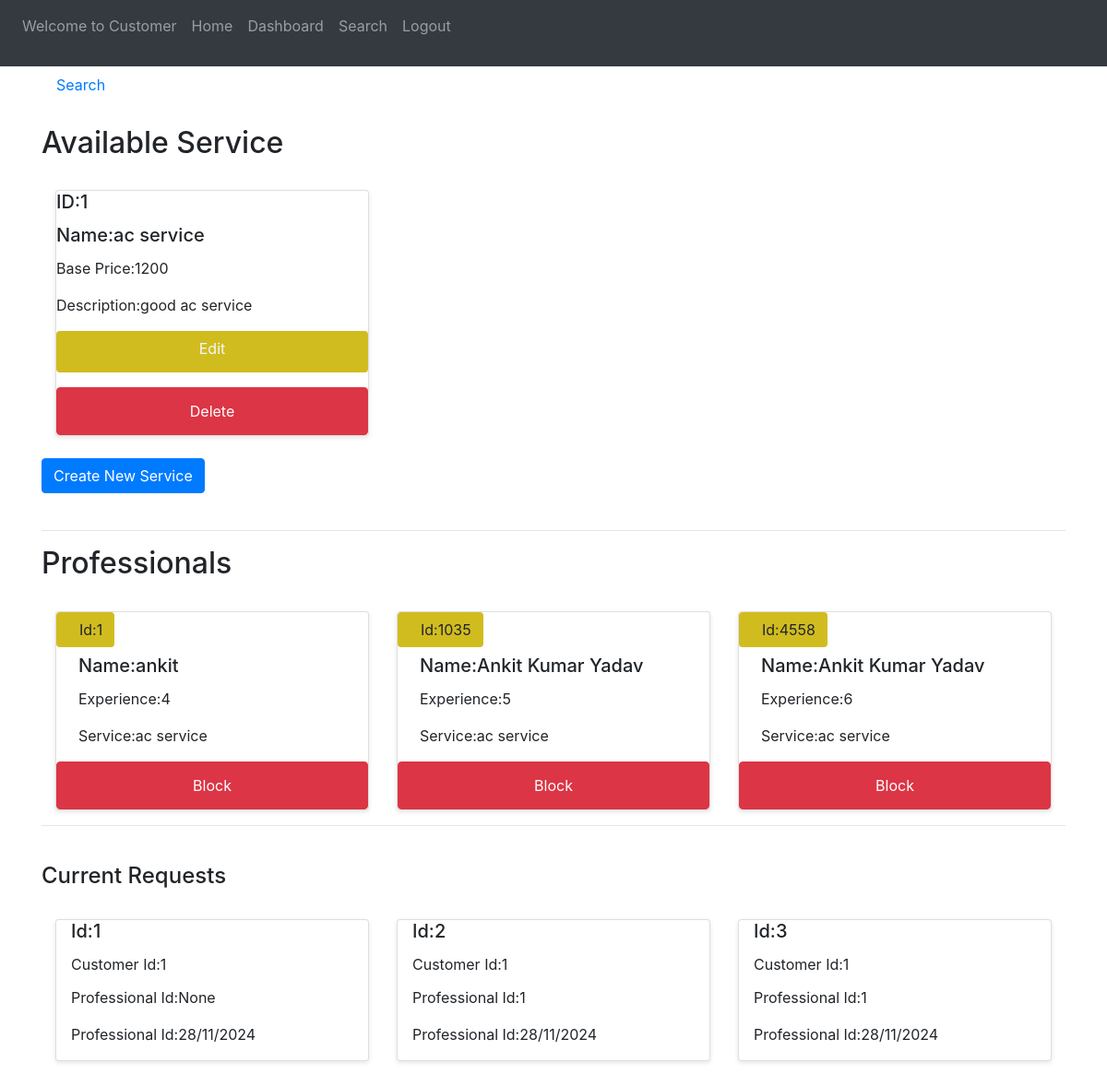
Page /admin (signed in) on the committed database.
### website/models.py (models this page shows)
class Service(db.Model):
    __tablename__ = "service"
    id = db.Column(db.Integer, primary_key=True)
    name = db.Column(db.String(80), nullable=False)
    description = db.Column(db.String, nullable=False)
    base_price=db.Column(db.Integer,nullable=False)
    service_professionals = db.relationship('Service_professional', back_populates='service')  # Professionals offering this service
    service_requests = db.relationship('Service_request', back_populates='service')  # Requests for this service
    service_professionals = db.relationship('Service_professional', back_populates='service')  # Professionals offering this service
    service_requests = db.relationship('Service_request', back_populates='service')  # Requests for this service

class Service_professional(db.Model,UserMixin):
    __tablename__ = "service_professional"
    id = db.Column(db.Integer, primary_key=True)
    service_id=db.Column(db.Integer,db.ForeignKey('service.id'))
    email = db.Column(db.String(80), unique=True, nullable=False)
    name = db.Column(db.String(80), nullable=False)
    experience=db.Column(db.Integer)
    data = db.Column(db.LargeBinary)
    password = db.Column(db.String, nullable=False)
    date_created=db.Column(db.DateTime(),default=datetime.now())
    description = db.Column(db.String, nullable=False)
    address=db.Column(db.String(80),nullable=False)
    pincode=db.Column(db.Integer,nullable=False)
    verification_status=db.Column(db.String,default="pending")
    service_requests = db.relationship('Service_request')
    service = db.relationship('Service', back_populates='service_professionals')  # Link to Service
    service_requests = db.relationship('Service_request', back_populates='professional')  # Link to Service Requests

class Service_request(db.Model):
    __tablename__ = "service_request"
    id = db.Column(db.Integer, primary_key=True)
    service_id = db.Column(db.Integer,db.ForeignKey("service.id"))
    customer_id = db.Column(db.Integer,db.ForeignKey("customer.id"))
    date_requested=db.Column(db.DateTime(timezone=True),default=datetime.now())
    date_completed=db.Column(db.DateTime(timezone=True))
    service_status=db.Column(db.String,default="pending")
    professional_id=db.Column(db.Integer,db.ForeignKey("service_professional.id"))
    service = db.relationship('Service', back_populates='service_requests')  # Link to Service
    professional = db.relationship('Service_professional', back_populates='service_requests')  # Link to Service Professional

### website/views.py (the view)
@views.route("/admin")
@role_required("admin")
def admin():
    services=Service.query.all()
    profs=db.session.query(
        Service.name.label("service_name"),
        Service_professional.id.label("id"),
        Service_professional.name.label("name"),
        Service_professional.experience.label("experience"),
        Service_professional.verification_status.label("status")
    ).join(Service,Service_professional.service_id==Service.id)\
    .filter(Service.id==Service_professional.service_id).all()
    reqs=Service_request.query.all()
    return render_template("home.html",services=services,profs=profs,reqs=reqs)

### website/views.py (called while the page is built)
def role_required(required_role):
    def decorator(func):
        @functools.wraps(func)
        @login_required
        def wrapper(*args, **kwargs):
            if session.get('user_type') != required_role:
                abort(403)
            return func(*args, **kwargs)
        return wrapper
    return decorator

### website/templates/home.html
{% extends "base.html" %}{% block css%}
<link rel="stylesheet" href="{{ url_for('static', filename='home.css') }}">
{%endblock%} {% block title %}Home{% endblock %} {% block content
%} {%block search%}<a class="nav-item nav-link"  href="/admin/search">Search</a>{%endblock%}
<br>
        <h2 class="section-title">Available Service</h2>
        <br>
        <div class="container">
        <div class="row">
        {%for service in services%}
        <div class="col-4">
        <div class="card">
            <h5 class="card-title"> ID:{{service.id}}</h5>
            <h5 class="card-title">Name:{{service.name}} </h5>
            <p class="card-sescription">Base Price:{{service.base_price}}</p>
            <p class="card-description">Description:{{service.description}}</p>
            <a class="btn" href="/edit/{{service.id}}" style="background-color: #d1bc1f; color: aliceblue; height: 45px;">Edit</a>
            <form class="btn btn-danger mt-3" method="POST" action="/delete/{{service.id}}">
                    <button class="btn btn-danger" type="submit">Delete</button>
            </form>
        </div>
    </div>
        {%endfor%}
    </div>
</div>
<br>
        <span><a class="btn btn-primary" href="/newService">Create New Service</a></span>
<br>
<br>
    <hr>
        <h2 class="section-title">Professionals</h2>
        <br>
        <div class="container">
            <div class="row">
        {%for prof in profs%}
        <div class="col-4">
            <div class="card">
            <h4><a href="/admin/viewprof/{{prof.id}}" class="btn  pl-4" style="background-color: #d1bc1f;"> Id:{{prof.id}}</a></h4>
            <h5 class="card-title pl-4">Name:{{prof.name}}</h5>
            <p class="card-description pl-4">Experience:{{prof.experience}}</p>
            <p class="card-description pl-4">Service:{{prof.service_name}}</p>
            {% if prof.status=="pending"%}
            <form action="/admin/{{prof.id}}" method="POST" class="btn btn-success">
                <input type="hidden" name="action" value="accept">
                <button  type="submit" class="btn btn-success">Accept</button>
            </form>
            <form action="/admin/{{prof.id}}" method="POST" class="btn btn-danger mt-3" > <input type="hidden" name="action" value="reject"><button type="submit" class="btn btn-danger">Reject</button></form>
            {%else%}
            <form  action="admin/{{prof.id}}" method="POST" class="btn btn-danger"><input type="hidden" name="action" value="block"><button type="submit" class="btn btn-danger">Block</button></form>
            {%endif%}
        </div>
    </div>
        {%endfor%}
    </div>
</div>
<hr>
<br>
<h4 class="center">Current Requests</h4>
<br>
    <div class="container">
        <div class="row">
        {%for req in reqs %}
        <div class="col-4">
            <div class="card">
        <h5 class="card-title pl-3">Id:{{req.id}}</h5>
        <p class="card-title pl-3">Customer Id:{{req.customer_id}}</p>
        <p class="card-description pl-3">Professional Id:{{req.professional_id}}</p>
        <p class="card-description pl-3">Professional Id:{{req.date_requested.strftime("%d/%m/%Y")}}</p>
    </div>
</div>
        {%endfor%}
    </div>
    </div>
<br>
<br>
{%endblock%}

### website/templates/base.html (shortened to what this page needs)
<!DOCTYPE html>
<html lang="en">
<link rel="stylesheet" href="https://stackpath.bootstrapcdn.com/bootstrap/4.4.1/css/bootstrap.min.css"
 />
<link rel="stylesheet" href="https://stackpath.bootstrapcdn.com/font-awesome/4.7.0/css/font-awesome.min.css"
 />
{% block css%}
{%endblock%}
</head>
<body>
  <nav class="navbar navbar-expand-lg navbar-dark bg-dark">
    <div class="collapse navbar-collapse" id="navbar">
      <div class="navbar-nav">
        {% block welcome%}<p class="nav-item nav-link">Welcome to Customer</p>{%endblock%}
        <a class="nav-item nav-link" id="home" href="/">Home</a>
        {%if current_user.is_authenticated%}
        <a class="nav-item nav-link" id="signUp" href="/dashboard">Dashboard</a>
        {%block search%}{%endblock%}
        <a class="nav-item nav-link" id="logout" href="/logout">Logout</a>
        {%else%}
        <a class="nav-item nav-link" id="login" href="/login">Login</a>
        <a class="nav-item nav-link" id="signUp" href="/signup">Sign Up</a>
        {%endif%}
      </div>
    </div>
  </nav>
  <div class="container">{% block content %} {% endblock %}</div>
</body>
</html>

### website/static/home.css (style rules this page uses)
.card { overflow: hidden; box-shadow: 0 2px 5px rgba(0, 0, 0, 0.1); transition: transform 0.3s ease, box-shadow 0.3s ease; }

### rows in the picture
Service: id "1", name "ac service", base_price "1200", description "good ac service"
Service_professional: id "1", name "ankit", experience "4", service_name "ac service"
Service_professional: id "1035", name "Ankit Kumar Yadav", experience "5", service_name "ac service"
Service_professional: id "4558", name "Ankit Kumar Yadav", experience "6", service_name "ac service"
Service_request: id "1", customer_id "1", professional_id "None", date_requested "28/11/2024"
Service_request: id "2", customer_id "1", professional_id "1", date_requested "28/11/2024"
Service_request: id "3", customer_id "1", professional_id "1", date_requested "28/11/2024"
